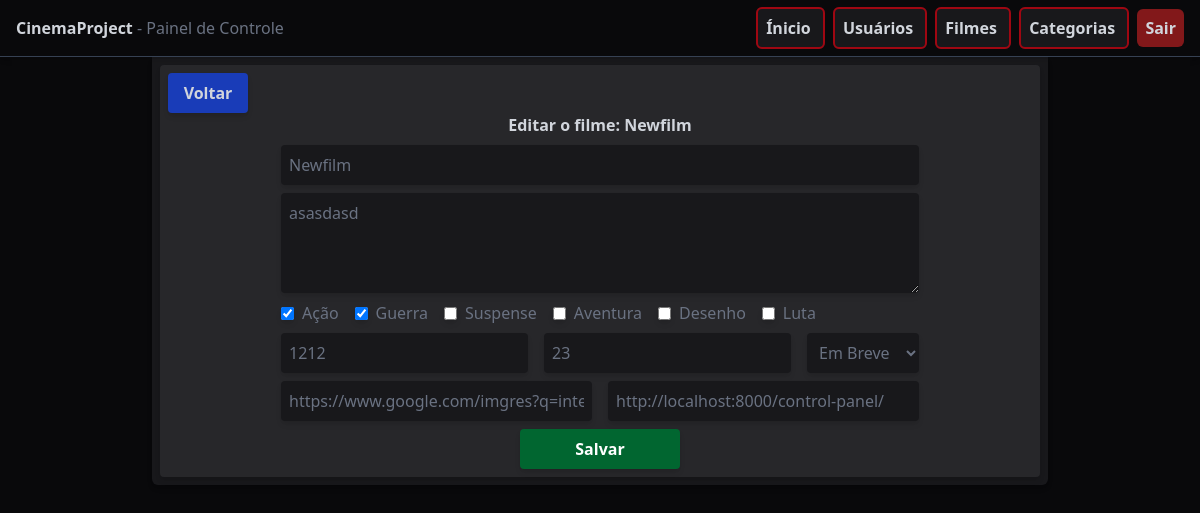
Page /film-edit/2/ (signed in) on the earlier database version.
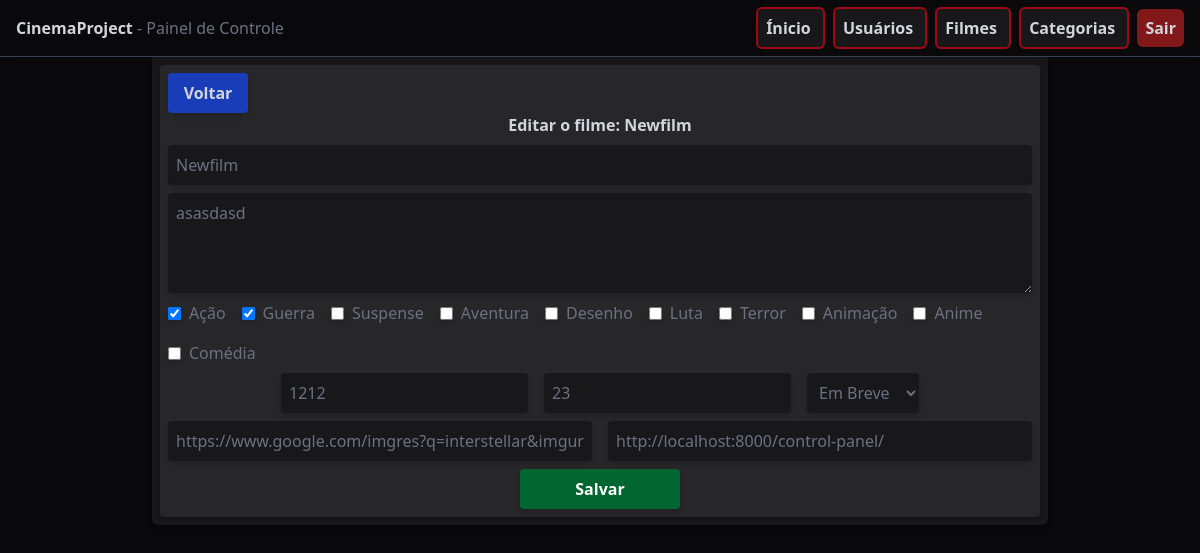
Same page on the later database version.
### api/models.py (models this page shows)
class Category(models.Model):
    name = models.CharField(max_length=100)
    def __str__(self):
        return self.name

### control/views.py (the view)
# urls.py: path('film-edit/<int:id>/', views.film_edit, name='film-edit'),
@login_required(login_url = 'user-login')
def film_edit(request, id):
    film = get_object_or_404(FilmCard, id=id)
    if request.method == 'POST':
        form = AddFilmCardForm(request.POST, instance=film)
        if form.is_valid():
            form.save()
            messages.success(request, "Filme atualizado com sucesso!")
            return redirect('films')
        else:
            messages.error(request, "Formulário inválido!")
    else:
        form = AddFilmCardForm(instance=film)
    context = {
        'film': film,
        'form': form
    }
    return render(request, 'film/film_edit.html', context)

### control/templates/film/film_edit.html (shortened to what this page needs)
{% extends 'base.html' %}
{% block content %}
<div class="w-4xl bg-zinc-900 mx-auto p-2 rounded-b-md space-y-2 shadow-md">
    <div class="flex flex-col bg-zinc-800 rounded-sm p-2 shadow-md">
        <a href="{% url 'films' %}" class="w-20 text-center bg-blue-800 hover:bg-blue-600 transition font-semibold rounded-sm p-2 shadow-md">
            Voltar
        </a>
        <div class="flex flex-col gap-2 text-center items-center">
            <h1 class="font-semibold">Editar o filme: {{ film.name }}</h1>
            <form method="POST" class="flex flex-col gap-2 text-gray-500">
                {{ form.name }}
                {{ form.description }}
                <div class="flex flex-row flex-wrap gap-4">
                    {% for checkbox in form.category %}
                        <label class="flex items-center gap-2">
                            {{ checkbox.tag }}
                            <span>{{ checkbox.choice_label }}</span>
                        </label>
                    {% endfor %}
                </div>
                <div class="flex flex-row justify-center gap-4">
                    {{ form.duration }}
                    {{ form.age_control }}
                    {{ form.display }}
                </div>
                <div class="flex flex-row justify-center gap-4">
                    {{ form.thumb_url }}
                    {{ form.ticket_url }}
                </div>
                <button type="submit" class="w-40 mx-auto bg-green-800 hover:bg-green-600 p-2 rounded-sm text-white font-semibold cursor-pointer transition shadow-md">
                    Salvar
                </button>
            </form>
        </div>
    </div>
</div>
{% endblock %}

Differences in the rows shown:
added Category: choice_label "Terror"
added Category: choice_label "Animação"
added Category: choice_label "Anime"
added Category: choice_label "Comédia"
